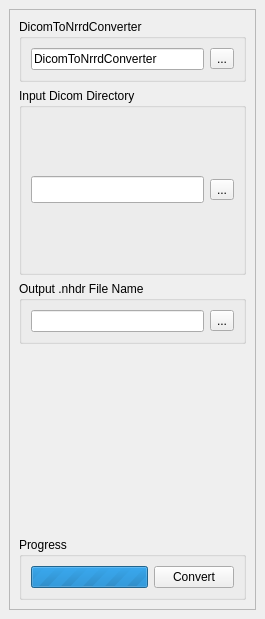
<?xml version="1.0" encoding="UTF-8"?>
<ui version="4.0">
 <class>Dicom2NrrdPanel</class>
 <widget class="QDockWidget" name="Dicom2NrrdPanel">
  <property name="geometry">
   <rect>
    <x>0</x>
    <y>0</y>
    <width>265</width>
    <height>619</height>
   </rect>
  </property>
  <property name="maximumSize">
   <size>
    <width>52000</width>
    <height>524287</height>
   </size>
  </property>
  <property name="windowIcon">
   <iconset>
    <normaloff>C:/Documents and Settings/Administrator/My Documents/My Skype Pictures/Skype Cola.png</normaloff>C:/Documents and Settings/Administrator/My Documents/My Skype Pictures/Skype Cola.png</iconset>
  </property>
  <property name="locale">
   <locale language="English" country="UnitedStates"/>
  </property>
  <property name="windowTitle">
   <string>Dicom2Nrrd</string>
  </property>
  <widget class="QWidget" name="dockWidgetContents">
   <layout class="QVBoxLayout" name="verticalLayout">
    <item>
     <widget class="QScrollArea" name="scrollArea">
      <property name="sizePolicy">
       <sizepolicy hsizetype="Expanding" vsizetype="Expanding">
        <horstretch>0</horstretch>
        <verstretch>0</verstretch>
       </sizepolicy>
      </property>
      <property name="widgetResizable">
       <bool>true</bool>
      </property>
      <widget class="QWidget" name="scrollAreaWidgetContents">
       <property name="geometry">
        <rect>
         <x>0</x>
         <y>0</y>
         <width>245</width>
         <height>574</height>
        </rect>
       </property>
       <layout class="QVBoxLayout" name="verticalLayout_2">
        <item>
         <widget class="QGroupBox" name="groupBox_4">
          <property name="sizePolicy">
           <sizepolicy hsizetype="Expanding" vsizetype="Preferred">
            <horstretch>0</horstretch>
            <verstretch>0</verstretch>
           </sizepolicy>
          </property>
          <property name="title">
           <string>DicomToNrrdConverter</string>
          </property>
          <layout class="QHBoxLayout" name="horizontalLayout_4">
           <item>
            <widget class="QLineEdit" name="lineEdit_DicomToNrrdConverterCommand">
             <property name="text">
              <string>DicomToNrrdConverter</string>
             </property>
            </widget>
           </item>
           <item>
            <widget class="QToolButton" name="toolButton_DicomToNrrdConverterCommand">
             <property name="text">
              <string>...</string>
             </property>
            </widget>
           </item>
          </layout>
         </widget>
        </item>
        <item>
         <widget class="QGroupBox" name="groupBox">
          <property name="sizePolicy">
           <sizepolicy hsizetype="Expanding" vsizetype="Preferred">
            <horstretch>0</horstretch>
            <verstretch>0</verstretch>
           </sizepolicy>
          </property>
          <property name="title">
           <string>Input Dicom Directory</string>
          </property>
          <layout class="QHBoxLayout" name="horizontalLayout">
           <item>
            <widget class="QLineEdit" name="dicomDirectoryEdit">
             <property name="sizePolicy">
              <sizepolicy hsizetype="Expanding" vsizetype="Expanding">
               <horstretch>0</horstretch>
               <verstretch>0</verstretch>
              </sizepolicy>
             </property>
             <property name="maximumSize">
              <size>
               <width>16777215</width>
               <height>27</height>
              </size>
             </property>
            </widget>
           </item>
           <item>
            <widget class="QToolButton" name="dicomDirectoryBrowseButton">
             <property name="sizePolicy">
              <sizepolicy hsizetype="Preferred" vsizetype="Fixed">
               <horstretch>0</horstretch>
               <verstretch>0</verstretch>
              </sizepolicy>
             </property>
             <property name="text">
              <string>...</string>
             </property>
            </widget>
           </item>
          </layout>
         </widget>
        </item>
        <item>
         <widget class="QGroupBox" name="groupBox_2">
          <property name="title">
           <string>Output .nhdr File Name</string>
          </property>
          <layout class="QHBoxLayout" name="horizontalLayout_2">
           <item>
            <widget class="QLineEdit" name="nrrdFileName">
             <property name="sizePolicy">
              <sizepolicy hsizetype="Expanding" vsizetype="Fixed">
               <horstretch>0</horstretch>
               <verstretch>0</verstretch>
              </sizepolicy>
             </property>
            </widget>
           </item>
           <item>
            <widget class="QToolButton" name="nrrdFileBrowseButton">
             <property name="text">
              <string>...</string>
             </property>
            </widget>
           </item>
          </layout>
         </widget>
        </item>
        <item>
         <spacer name="verticalSpacer">
          <property name="orientation">
           <enum>Qt::Vertical</enum>
          </property>
          <property name="sizeHint" stdset="0">
           <size>
            <width>20</width>
            <height>40</height>
           </size>
          </property>
         </spacer>
        </item>
        <item>
         <widget class="QGroupBox" name="groupBox_3">
          <property name="sizePolicy">
           <sizepolicy hsizetype="Expanding" vsizetype="Preferred">
            <horstretch>0</horstretch>
            <verstretch>0</verstretch>
           </sizepolicy>
          </property>
          <property name="title">
           <string>Progress</string>
          </property>
          <layout class="QHBoxLayout" name="horizontalLayout_3">
           <item>
            <widget class="QProgressBar" name="progressBar">
             <property name="enabled">
              <bool>true</bool>
             </property>
             <property name="sizePolicy">
              <sizepolicy hsizetype="Expanding" vsizetype="Fixed">
               <horstretch>0</horstretch>
               <verstretch>0</verstretch>
              </sizepolicy>
             </property>
             <property name="maximum">
              <number>0</number>
             </property>
             <property name="value">
              <number>-1</number>
             </property>
             <property name="alignment">
              <set>Qt::AlignCenter</set>
             </property>
            </widget>
           </item>
           <item>
            <widget class="QPushButton" name="pushButton_Convert">
             <property name="text">
              <string>Convert</string>
             </property>
            </widget>
           </item>
          </layout>
         </widget>
        </item>
       </layout>
      </widget>
     </widget>
    </item>
   </layout>
  </widget>
 </widget>
 <tabstops>
  <tabstop>dicomDirectoryEdit</tabstop>
  <tabstop>dicomDirectoryBrowseButton</tabstop>
  <tabstop>nrrdFileName</tabstop>
 </tabstops>
 <resources/>
 <connections/>
</ui>
